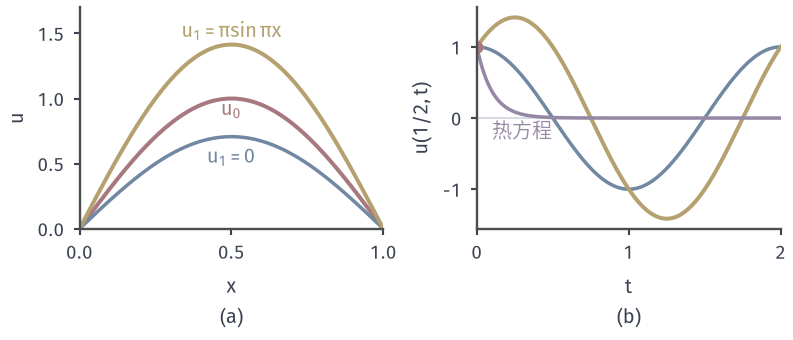

This figure's Python source:
from pathlib import Path
import sys
ROOT = next(p for p in Path(__file__).resolve().parents if (p/'build.sh').is_file() and (p/'tex/book.tex').is_file())
sys.path.insert(0, str(ROOT/'figures/06-differential-equations/02-partial-differential-equations/matplotlib/pdeprob-common'))
from pdeprob_common import *
# Target: same initial displacement, different initial velocities; the heat equation needs only one datum.
fig, axs = figure(width_mm=112, height_mm=48, ncols=2)
ax=axs[0]; style(ax); X=np.linspace(0,1,300); S=np.sin(np.pi*X)
ax.plot(X,S,color=RED,lw=1.6)
ax.plot(X,np.cos(np.pi/4)*S,color=BLUE,lw=1.4)
ax.plot(X,(np.cos(np.pi/4)+np.sin(np.pi/4))*S,color=YELLOW,lw=1.6)
ax.text(.5,.5,r'$u_1=0$',ha='center',color=BLUE); ax.text(.5,1.47,r'$u_1=\pi\sin\pi x$',ha='center',color=YELLOW); ax.text(.5,.87,r'$u_0$',ha='center',color=RED)
ax.set_xlim(0,1); ax.set_ylim(0,1.7); ax.set_xticks([0,.5,1]); ax.set_ylabel('$u$'); sub(ax,'a','$x$')
ax=axs[1]; style(ax); t=np.linspace(0,2,500)
ax.axhline(0,color=GRID,lw=.85)
ax.plot(t,np.cos(np.pi*t),color=BLUE,lw=1.4)
ax.plot(t,np.cos(np.pi*t)+np.sin(np.pi*t),color=YELLOW,lw=1.6)
ax.plot(t,np.exp(-np.pi**2*t),color=PURPLE,lw=1.4)
ax.plot([0],[1],'o',ms=3.8,color=RED)
ax.text(.1,-.28,'热方程',color=PURPLE)
ax.set_xlim(0,2); ax.set_xticks([0,1,2]); ax.set_ylabel(r'$u(1/2,t)$'); sub(ax,'b','$t$')
save(fig, Path(__file__).resolve().parent, 'figure', {'formula':'wave c=1: cos(pi t) sin(pi x), (cos(pi t)+sin(pi t)) sin(pi x); heat exp(-pi^2 t) sin(pi x)'})
